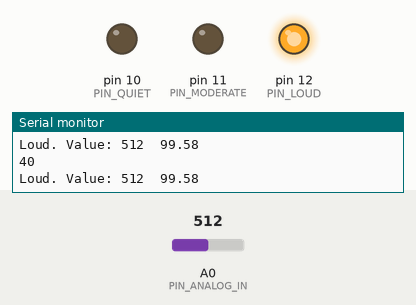
Simulated run of this sketch. Board: Arduino Uno, built with avr-gcc and run on an emulated ATmega328P. Parts: output pins drawn as LEDs (lit = HIGH), the last lines printed to the serial monitor. The test bench sets the inputs (shaded band); at power-on: A0 (PIN_ANALOG_IN) = 512.

Above: at 1.2 s.
1.3 s: A0 (PIN_ANALOG_IN) set to 12
At 1.7 s:
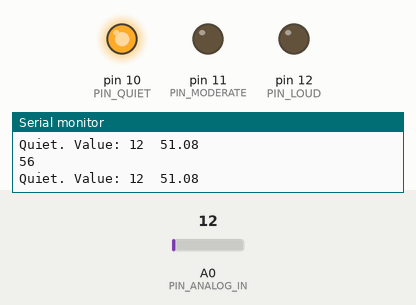
2.8 s: A0 (PIN_ANALOG_IN) set to 16
At 3.2 s:
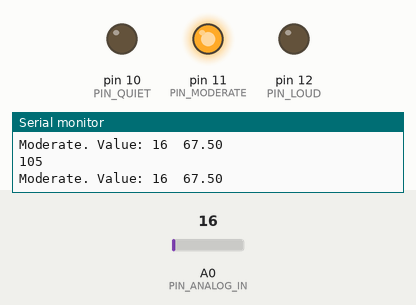
Timing chart, 0 to 5.8 s (numbered marks = the images above; inputs shaded):
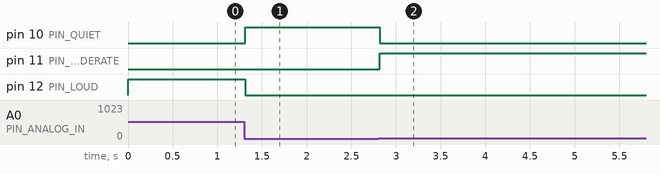

The sketch:

recnoise.ino
```cpp
const double dBAnalogQuiet = 10;
const double dBAnalogModerate = 12;
const double dBAnalogLoud = 17;
int count;

#define PIN_ANALOG_IN A0
#define PIN_QUIET 10
#define PIN_MODERATE 11
#define PIN_LOUD 12

float calculateDecibels(int x, char c)
{
  float decibelsCalculated;

    if (c == 'q')
      decibelsCalculated = 20 * log10(x/dBAnalogQuiet);
    if (c == 'm')
      decibelsCalculated = 20 * log10(x/dBAnalogModerate);
    if (c == 'l')
      decibelsCalculated = 20 * log10(x/dBAnalogLoud);

  return (decibelsCalculated);
}

void setup()
{
  Serial.begin(9600);
  pinMode(PIN_QUIET, OUTPUT);
  pinMode(PIN_MODERATE, OUTPUT);
  pinMode(PIN_LOUD, OUTPUT);
  pinMode(A0, INPUT);
  count = 0;
}

void loop()
{
  int value, i;
  float decibelsValueQuiet = 49.5;
  float decibelsValueModerate = 65;
  float decibelsValueLoud = 70;
  float valueDb;

  value = analogRead(PIN_ANALOG_IN);

  if (value < 13)
  {
    digitalWrite(PIN_QUIET, HIGH);
    digitalWrite(PIN_MODERATE, LOW);
    digitalWrite(PIN_LOUD, LOW);

    Serial.print("Quiet. Value: ");
    Serial.print(value);
    Serial.print("  ");
    decibelsValueQuiet += calculateDecibels(value, 'q');
    Serial.println(decibelsValueQuiet);
    valueDb = decibelsValueQuiet;
    count = count+1;
  }
  else if ((value > 13) && ( value <= 23) )
  {
    digitalWrite(PIN_QUIET, LOW);
    digitalWrite(PIN_MODERATE, HIGH);
    digitalWrite(PIN_LOUD, LOW);

    Serial.print("Moderate. Value: ");
    Serial.print(value);
    Serial.print("  ");
    decibelsValueModerate += calculateDecibels(value, 'm');
    Serial.println(decibelsValueModerate);

    valueDb = decibelsValueModerate;
    count = count+1;
  }
  else if(value > 22)
  {
    digitalWrite(PIN_QUIET, LOW);
    digitalWrite(PIN_MODERATE, LOW);
    digitalWrite(PIN_LOUD, HIGH);

    Serial.print("Loud. Value: ");
    Serial.print(value);
    Serial.print("  ");

    decibelsValueLoud += calculateDecibels(value, 'l');


    Serial.println(decibelsValueLoud);

    valueDb = decibelsValueLoud;
    count = count+1;
  }


  Serial.println(count);
}
```

Measured:
- the behaviour switches between 13 and 14 on A0 (PIN_ANALOG_IN) (found by bisection; images 1 and 2)
- after the input at 1.3 s, pin 10 (PIN_QUIET): LOW → HIGH at once; pin 12 (PIN_LOUD): HIGH → LOW at once
- after the input at 2.8 s, pin 10 (PIN_QUIET): HIGH → LOW at once; pin 11 (PIN_MODERATE): LOW → HIGH at once
